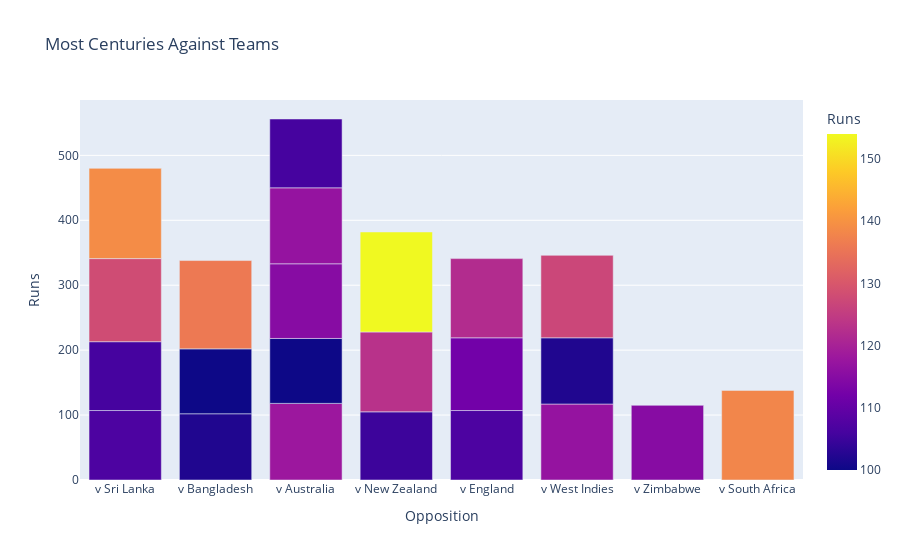

Source (notebook cell):
### Code cell
figure = px.bar(centuries, x=centuries["Opposition"], y = centuries["Runs"], 
                color = centuries["Runs"],
                title="Most Centuries Against Teams")
figure.show()

### Figure 1 — Plotly figure (JSON) as saved in the notebook; plotly's stock layout.template omitted (floating-point values rounded to 4 significant figures)
{"data": [{"alignmentgroup": "True", "hovertemplate": "Opposition=%{x}<br>Runs=%{marker.color}<extra></extra>", "legendgroup": "", "marker": {"color": [107, 102, 118, 105, 100, 107, 112, 117, 106, 128, 102, 115, 100, 115, 123, 136, 127, 139, 138, 117, 106, 154, 122], "coloraxis": "coloraxis", "pattern": {"shape": ""}}, "name": "", "offsetgroup": "", "orientation": "v", "showlegend": false, "textposition": "auto", "type": "bar", "x": ["v Sri Lanka", "v Bangladesh", "v Australia", "v New Zealand", "v Bangladesh", "v England", "v England", "v West Indies", "v Sri Lanka", "v Sri Lanka", "v West Indies", "v Zimbabwe", "v Australia", "v Australia", "v New Zealand", "v Bangladesh", "v West Indies", "v Sri Lanka", "v South Africa", "v Australia", "v Australia", "v New Zealand", "v England"], "xaxis": "x", "y": [107, 102, 118, 105, 100, 107, 112, 117, 106, 128, 102, 115, 100, 115, 123, 136, 127, 139, 138, 117, 106, 154, 122], "yaxis": "y"}], "layout": {"barmode": "relative", "coloraxis": {"colorbar": {"title": {"text": "Runs"}}, "colorscale": [[0, "#0d0887"], [0.1111, "#46039f"], [0.2222, "#7201a8"], [0.3333, "#9c179e"], [0.4444, "#bd3786"], [0.5556, "#d8576b"], [0.6667, "#ed7953"], [0.7778, "#fb9f3a"], [0.8889, "#fdca26"], [1, "#f0f921"]]}, "legend": {"tracegroupgap": 0}, "title": {"text": "Most Centuries Against Teams"}, "xaxis": {"anchor": "y", "domain": [0, 1], "title": {"text": "Opposition"}}, "yaxis": {"anchor": "x", "domain": [0, 1], "title": {"text": "Runs"}}}}
